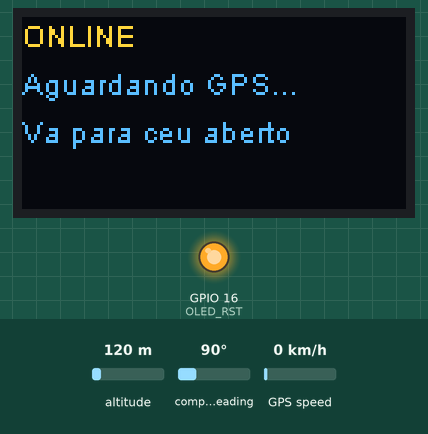
Simulated run of this sketch. Board: ESP32. Parts: 128×64 one-colour display, output pins drawn as LEDs (lit = HIGH). The inputs (shaded band) are chosen by the test bench; at power-on: altitude 120 m, compass heading 90°, GPS speed 0 km/h. The OLED is the two-colour kind (top 16 rows yellow); the GPS gets a fix after 3 s at 37.7749, -122.4194 with 8 satellites; no radio packets arrive unless stated; what the sketch prints to the serial monitor is not drawn.

Above: at 0.1 s.
At 5.1 s:
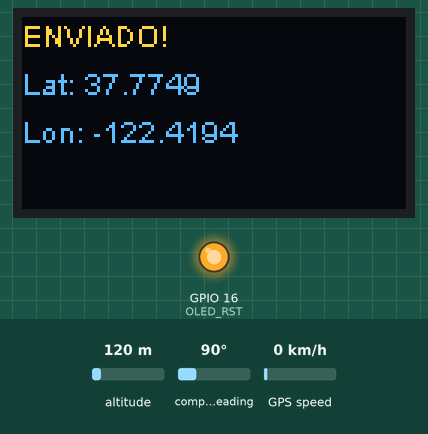

The sketch:

LoraGPSTransmitter.ino
```cpp
#include <SPI.h>
#include <LoRa.h>
#include <WiFi.h>
#include <TinyGPSPlus.h>
#include <ArduinoJson.h>
#include "SSD1306Wire.h"

// --- PINAGEM FIXA HELTEC V2 ---
#define SCK 5
#define MISO 19
#define MOSI 27
#define SS 18
#define RST 14
#define DIO0 26
#define OLED_RST 16

// --- PINOS GPS (Conecte o TX do GPS no 12 e RX no 13) ---
#define GPS_RX 12
#define GPS_TX 13

TinyGPSPlus gps;
HardwareSerial ss(2); // Usa a Serial 2 do ESP32
SSD1306Wire display(0x3c, 4, 15);
StaticJsonDocument<300> doc;

void atualizarDisplay(String t1, String t2, String t3 = "") {
  display.clear();
  display.drawString(0, 0, t1);
  display.drawString(0, 16, t2);
  display.drawString(0, 32, t3);
  display.display();
}

void setup() {
  Serial.begin(115200);
  ss.begin(9600, SERIAL_8N1, GPS_RX, GPS_TX);

  // Inicializa Display (Exatamente como no seu código Jarvis)
  pinMode(OLED_RST, OUTPUT);
  digitalWrite(OLED_RST, LOW); delay(50); digitalWrite(OLED_RST, HIGH);
  display.init();
  display.flipScreenVertically();
  display.setFont(ArialMT_Plain_10);
  atualizarDisplay("SISTEMA GPS", "Iniciando LoRa...", "");

  // Inicializa LoRa Manualmente (Evita erro 'LoRa not declared')
  SPI.begin(SCK, MISO, MOSI, SS);
  LoRa.setPins(SS, RST, DIO0);

  if (!LoRa.begin(915E6)) {
    atualizarDisplay("ERRO", "LoRa falhou!", "Verifique hardware");
    while (1000);
  }

  LoRa.setSyncWord(0xF3); // Deve ser igual ao receptor
  atualizarDisplay("ONLINE", "Aguardando GPS...", "Va para ceu aberto");
}

void loop() {
  // Alimenta o objeto GPS com dados da Serial2
  while (ss.available() > 0) {
    gps.encode(ss.read());
  }

  static unsigned long lastTime = 0;
  if (millis() - lastTime > 5000) {
    if (gps.location.isValid()) {

      doc["id"] = "NAUTILUS";
      doc["lat"] = gps.location.lat();
      doc["lng"] = gps.location.lng();
      doc["sat"] = gps.satellites.value();
      doc["alt"] = gps.altitude.meters();

      String payload;
      serializeJson(doc, payload);

      LoRa.beginPacket();
      LoRa.print(payload);
      LoRa.endPacket();

      atualizarDisplay("ENVIADO!", "Lat: " + String(gps.location.lat(), 4), "Lon: " + String(gps.location.lng(), 4));
      Serial.println("Transmitido: " + payload);
    } else {
      // Se não houver fix, mostra quantos satélites está vendo
      atualizarDisplay("SEM SINAL", "Satelites: " + String(gps.satellites.value()), "Buscando fix...");
    }
    lastTime = millis();
  }
}
```

Measured:
- what the display in image 0 shows lasts 5.0 s, from 0.1 s to 5.1 s
